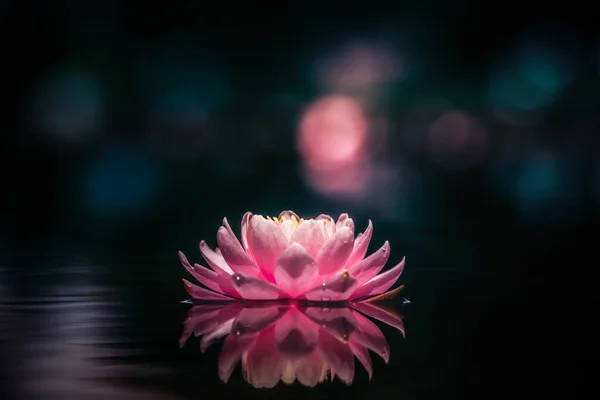
#> input picture tareas/3/24190107/Fotos/4.jpg, 600 x 400 px, found by its file name
$ python Collage.py
#> lines starting #> are read from the running program, lines starting #| are printed output that depends on the picture
from PIL import Image ,ImageDraw , ImageFont
Loto1 = Image.open("/home/gattiko/Escritorio/Perla/myenv/new carpet/Fotos/4.jpg")
#> Loto1 is the input picture: PIL image 600x400 RGB; mean R, G, B 31.8, 27.7, 33.1
Loto2 = Image.open("/home/gattiko/Escritorio/Perla/myenv/new carpet/Fotos/1.jpg")
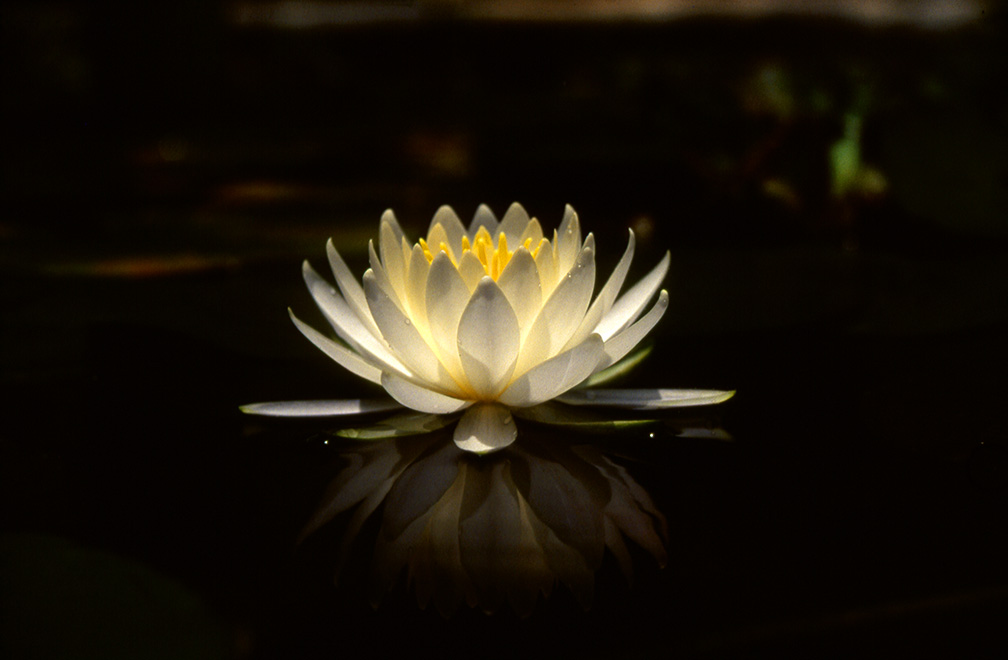
#> input picture tareas/3/24190107/Fotos/1.jpg, 1008 x 660 px, found by its file name
#> Loto2 is the input picture: PIL image 1008x660 RGB; mean R, G, B 26.8, 20.7, 11.5
Loto3 = Image.open("/home/gattiko/Escritorio/Perla/myenv/new carpet/Fotos/5.jpg")
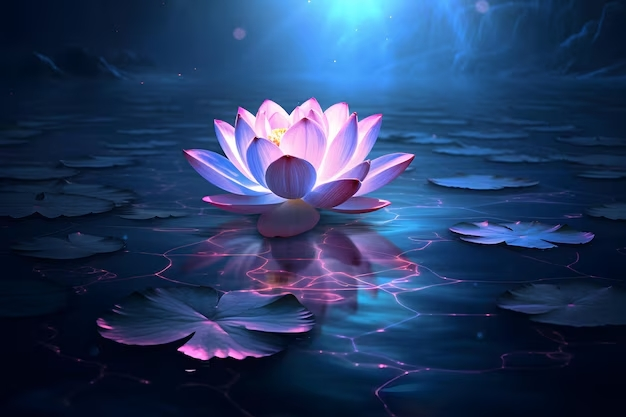
#> input picture tareas/3/24190107/Fotos/5.jpg, 626 x 417 px, found by its file name
#> Loto3 is the input picture: PIL image 626x417 RGB; mean R, G, B 37, 58.9, 98.3


# Intento crear un tamaño adecuado para cada imagen
Anc_Ind = 200
Alt_Ind = 200
loto1 = Loto1.resize((Anc_Ind, Alt_Ind), Image.LANCZOS)
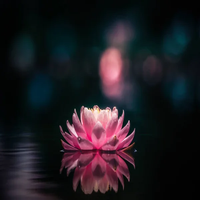
#> loto1: PIL image 200x200 RGB; mean R, G, B 31.8, 27.7, 33.1
loto2 = Loto2.resize((Anc_Ind, Alt_Ind), Image.LANCZOS)
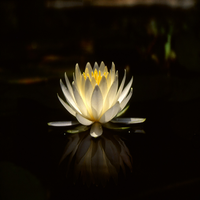
#> loto2: PIL image 200x200 RGB; mean R, G, B 26.8, 20.7, 11.5
loto3 = Loto3.resize((Anc_Ind, Alt_Ind), Image.LANCZOS)
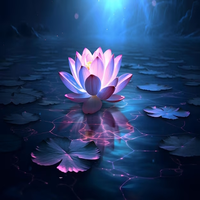
#> loto3: PIL image 200x200 RGB; mean R, G, B 37, 58.9, 98.3

Anc_Tot = Anc_Ind * 3
Alto_Tot = Alt_Ind

collage = Image.new("RGB", (Anc_Tot , Alto_Tot), "white")
#> collage: PIL image 600x200 RGB; every value is 255
#aqui me confundi un poco porque tenia que estar tanteando al principio
# pero luego me guie de videos para colocar la posicion.
collage.paste(loto1 , (0, 0))
collage.paste(loto2, (200, 0))
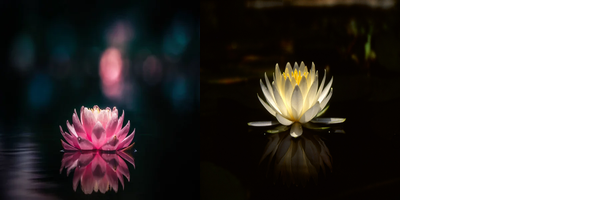
#> collage: PIL image 600x200 RGB; mean R, G, B 104.5, 101.1, 99.9
collage.paste(loto3, (400, 0))
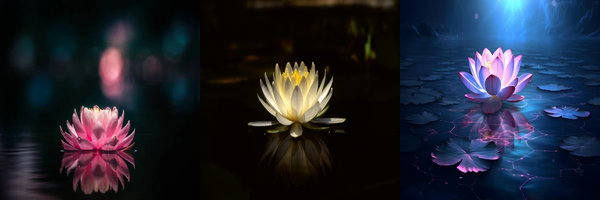
#> collage: PIL image 600x200 RGB; mean R, G, B 31.8, 35.8, 47.6

collage.save("Collage1.jpg")
collage.show()

# otro aqui , unos mas completo :o

Anc_Ind = 300
Alt_Ind = 300
#> (the run stopped early here; a loop or call above may not have finished)
